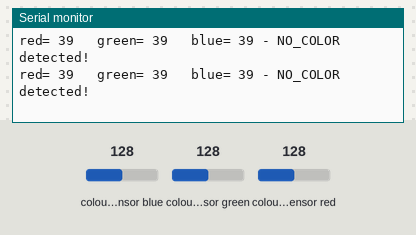
The sketch below on a simulated Arduino Uno, built with avr-gcc and run on an emulated ATmega328P. Shown: the last lines printed to the serial monitor. Wiring (inferred from the names in the program): TCS3200 colour sensor: output pin 8; S2 pin 6; S3 pin 7; S0 pin 4; S1 pin 5. The inputs (shaded band) are chosen by the test bench; at power-on: colour sensor blue 128, colour sensor green 128, colour sensor red 128.

Above: at 1.2 s.
1.3 s: colour sensor blue set to 41
At 1.4 s:
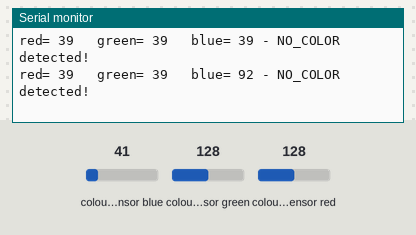
4.3 s: colour sensor blue set to 32
At 4.33 s:
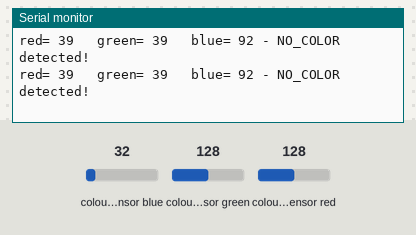
7.3 s: colour sensor green set to 41
At 7.3 s:
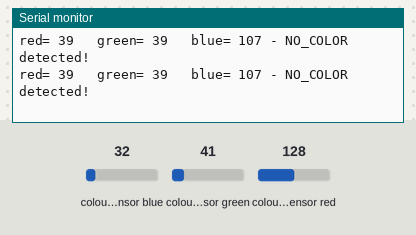
10.3 s: colour sensor green set to 34
At 10.33 s:
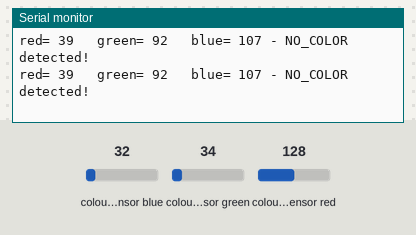
Timing chart, 0 to 13.3 s (numbered marks = the images above; inputs shaded):
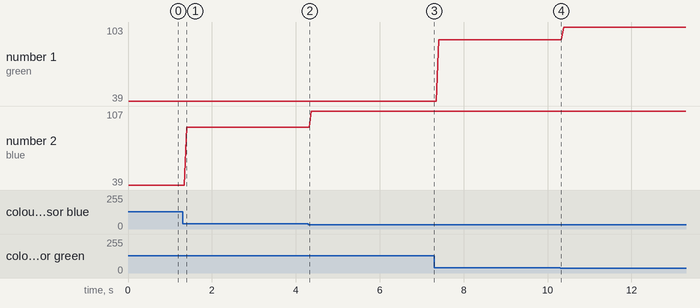

The sketch:

main.ino
```cpp
#include "define.h"

void setup()
{
  pinMode(s0, OUTPUT);
  pinMode(s1, OUTPUT);
  pinMode(s2, OUTPUT);
  pinMode(s3, OUTPUT);
  pinMode(outPin, INPUT); //out from sensor becomes input to arduino

    // Setting frequency scaling to 100%
  digitalWrite(s0,HIGH);
  digitalWrite(s1,HIGH);

  Serial.begin(9600);
  Serial.println("Color Detector");
  startTiming = millis();
  }

  void loop()
{
  getColor();
  if (DEBUG) printData();
  elapsedTime = millis()-startTiming;
  if (elapsedTime > 1000)
  {
    printData();
    startTiming = millis();
  }
}
```

Print_Output.ino
```cpp
void printData(void)
{
  Serial.print("red= ");
  Serial.print(red);
  Serial.print("   green= ");
  Serial.print(grn);
  Serial.print("   blue= ");
  Serial.print(blu);
  Serial.print (" - ");
  Serial.print (color);
  Serial.println (" detected!");
}
```

RGB_Detection.ino
```cpp
void getColor()
{
  readRGB();

        if (red >= 3 && red <= 6 && grn >= 4 && grn <= 7 && blu >= 3 && blu <= 6) color = "WHITE";
  else if (red >= 30 && red <= 37 && grn >= 38 && grn <= 45 && blu >= 30 && blu <= 37) color = "BLACK";
  else if (red >= 5 && red <= 9 && grn >= 15 && grn <= 20 && blu >= 13 && blu <= 17) color = "RED";
  else if (red >= 12 && red <= 16 && grn >= 14 && grn <= 18 && blu >= 12 && blu <= 16) color = "GREEN";
  else if (red >= 4 && red <= 9 && grn >= 7 && grn <= 10 && blu >= 9 && blu <= 15) color = "YELLOW";
  else if (red >= 10 && red <= 17 && grn >= 13 && grn <= 18 && blu >= 7 && blu <= 10) color = "BLUE";
  else  color = "NO_COLOR";
}

/* read RGB components */
void readRGB()
{
  red = 0;
  grn = 0;
  blu = 0;
  int n = 10;
  for (int i = 0; i < n; ++i)
  {
    //read red component
    digitalWrite(s2, LOW);
    digitalWrite(s3, LOW);
    red = red + pulseIn(outPin, LOW);

   //read green component
    digitalWrite(s2, HIGH);
    digitalWrite(s3, HIGH);
    grn = grn + pulseIn(outPin, LOW);

   //let's read blue component
    digitalWrite(s2, LOW);
    digitalWrite(s3, HIGH);
    blu = blu + pulseIn(outPin, LOW);
  }
  red = red/n;
  grn = grn/n;
  blu = blu/n;
}
```

define.h
```cpp
// TCS230 or TCS3200 pins wiring to Arduino
#define s0 4
#define s1 5
#define s2 6
#define s3 7
#define outPin 8

boolean DEBUG = true;

// Variables
int red;
int grn;
int blu;
String color ="";
int count = 0;
long startTiming = 0;
long elapsedTime =0;
```

Measured:
- after the input at 1.3 s, the serial monitor: prints a new line after 0.09 s (image 1)
- plotted number 1: 92 → 103 after the input at 10.3 s
- plotted number 2: 39 → 92 after the input at 1.3 s, 92 → 107 after the input at 4.3 s
